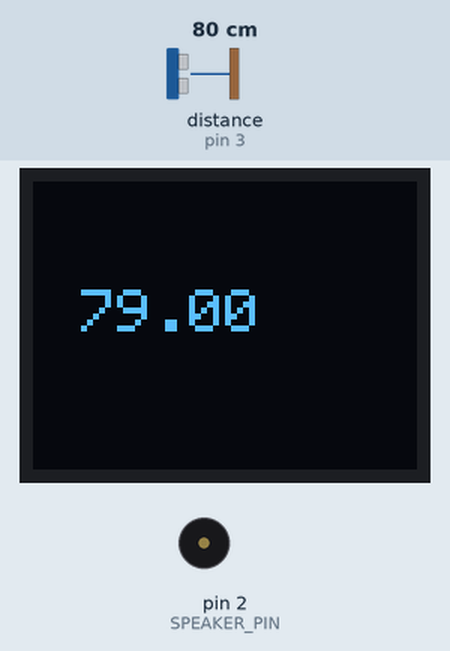
Recording of a sketch running on a simulated Arduino Uno, built with avr-gcc and run on an emulated ATmega328P. On the bench: 64×48 one-colour display, buzzer (waves = sounding). Wiring (inferred from the names in the program): ultrasonic range finder: trigger pin 5; echo pin 3. Inputs (shaded band) come from the test bench; at power-on: distance to the obstacle (sensor on pin 3) 80 cm. The echo pulse lasts 58.3 µs per cm.

Above: at 1.2 s.
1.3 s: distance to the obstacle (sensor on pin 3) set to 66 cm
At 2.2 s:
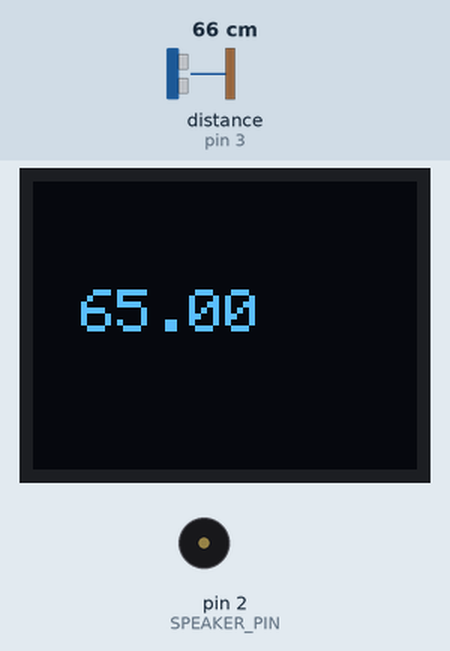
2.8 s: distance to the obstacle (sensor on pin 3) set to 55 cm
At 3.6 s:
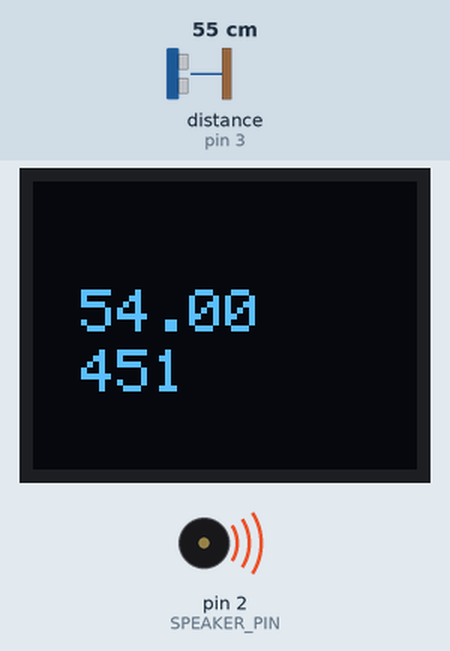
4.3 s: distance to the obstacle (sensor on pin 3) set to 7 cm
At 5.0 s:
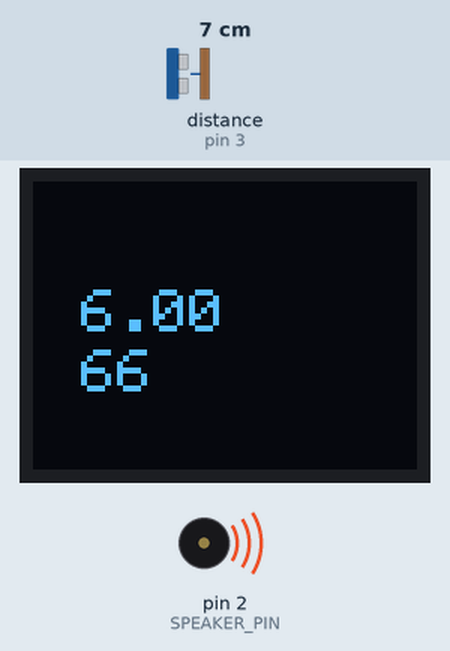
5.8 s: distance to the obstacle (sensor on pin 3) set to 4 cm
At 6.8 s:
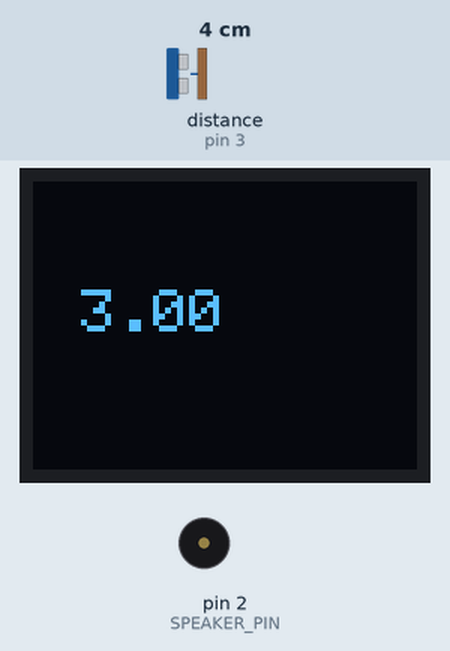
Timing chart, 0 to 8.3 s (numbered marks = the images above; inputs shaded):
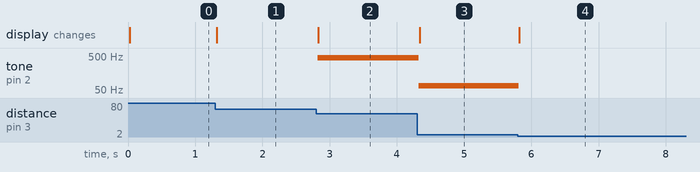

Measured:
- the behaviour switches between 61 and 60 cm on distance to the obstacle (sensor on pin 3) (found by bisection; images 1 and 2)
- the behaviour switches between 6 and 5 cm on distance to the obstacle (sensor on pin 3) (found by bisection; images 3 and 4)
- after the input at 1.3 s, the display: changes at once (image 1)
- after the input at 2.8 s, tone on pin 2 (SPEAKER_PIN): silent → 451 Hz at once; the display: changes at once (image 2)
- after the input at 4.3 s, tone on pin 2 (SPEAKER_PIN): 451 Hz → 66 Hz at once; the display: changes at once (image 3)
- after the input at 5.8 s, tone on pin 2 (SPEAKER_PIN): 66 Hz → silent at once; the display: changes at once (image 4)

The sketch:

MicroviewTheremin.ino
```cpp
/***
 * Project with Microview and Ultrasonic Distance Meter HC-SR-04, simulating Theremin
 * @author: Pavel Suk
 * Project Info & HW: https://samepage.io/app/#!/8740458cffb7c86971911d5f12e1e2291de7f7b7/page-143255827397014585-microview-theremin
 * Source code published on
 * Codebender: https://codebender.cc/sketch:52064
 * Github: https://github.com/pavelsuk/MicroViewTheremin
*/


#include <MicroView.h>


// Set your own pins with these defines !
#define TRIG_PIN   5    // Arduino pin for the Trigger
#define ECHO_PIN   3    // Arduino pin for the Echo
#define SPEAKER_PIN   2    // Arduino pin for buzzer

const int dist_min = 4;
const int dist_max = 60;  // 34
const int pitch_min = 50; // 131
const int pitch_max = 500; // 247

void setup()
{
	// MicroView setup:

    uView.begin();
    uView.clear(PAGE);      // clear the page buffer

	pinMode(TRIG_PIN, OUTPUT);
	pinMode(SPEAKER_PIN, OUTPUT);
	pinMode(ECHO_PIN, INPUT);

}

void loop()
{
	float dist;
	uView.clear(PAGE);      // clear the page buffer

	uView.setCursor(8,18);

	dist = getDist();
    uView.print(dist);
 	playNote(dist);
    uView.display();        // display current page buffer

  	delay( 200);
}

float getDist()
{
	unsigned long duration;

	digitalWrite(TRIG_PIN, LOW);
  	delayMicroseconds(2);
  	digitalWrite(TRIG_PIN, HIGH);
  	delayMicroseconds(10);
  	digitalWrite(TRIG_PIN, LOW);
  	duration = pulseIn(ECHO_PIN, HIGH);
  	return microsecondsToCentimeters(duration);
}

int microsecondsToCentimeters(unsigned long microseconds){
  return ((microseconds*0.034029)/2);
}

void playNote(float dist) {
	if ((dist<=dist_min) or (dist>=dist_max)) {
		noTone(SPEAKER_PIN);
	} else {
		// float pitch = (dist-dist_min)*(pitch_max-pitch_min)/(dist_max-dist_min) + pitch_min;
		int pitch = map(dist, dist_min, dist_max, pitch_min, pitch_max);
		tone(SPEAKER_PIN, pitch);
		uView.setCursor(8,28);
		uView.print(pitch);
	}

}
```
